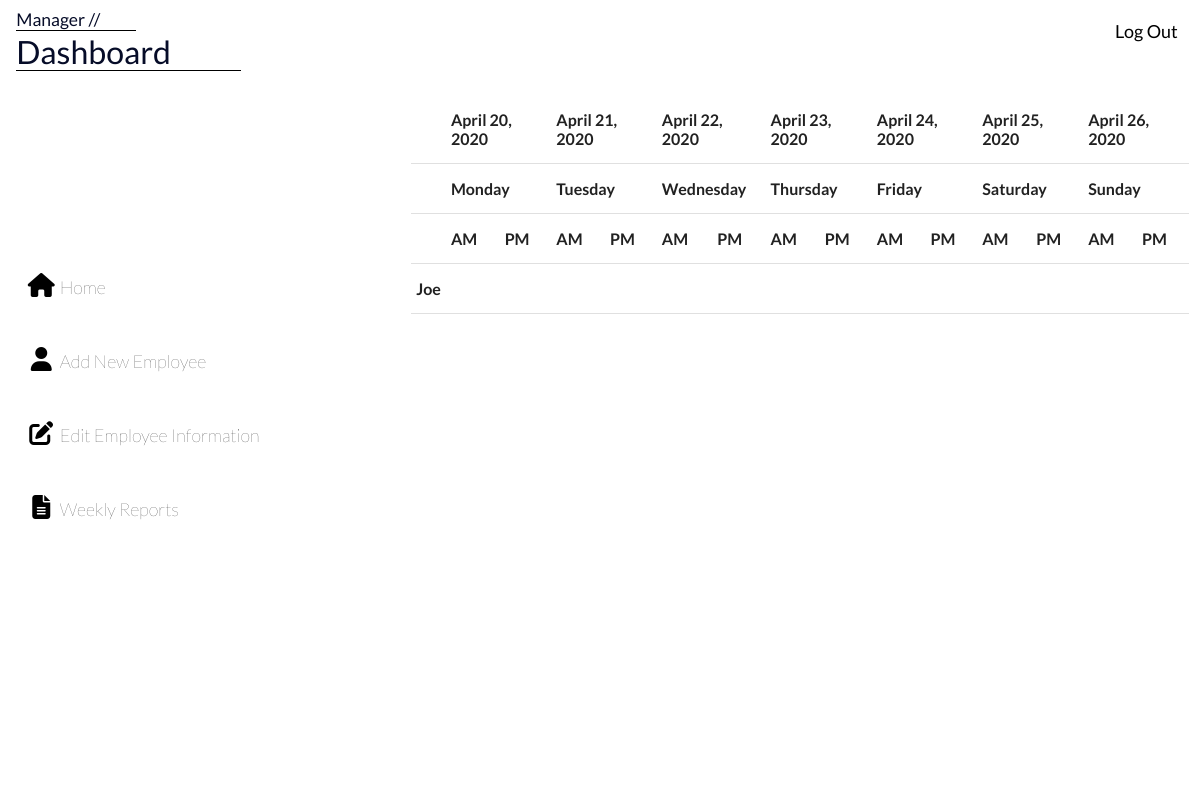
Page /manager/weeklyreports on the earlier database version.
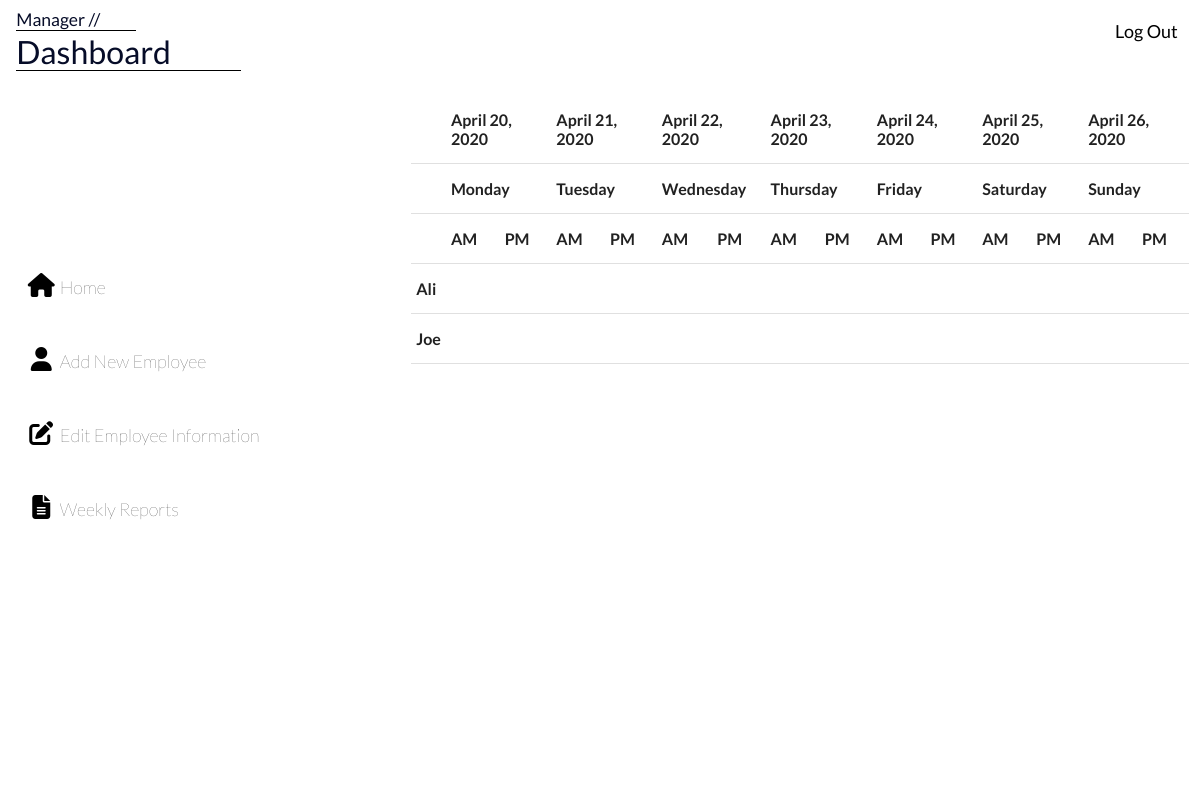
Same page on the later database version.
### Manager/models.py (models this page shows, shortened)
class Employee (models.Model):
    name = models.CharField (max_length = 100)
    point = models.FloatField()
    phone = models.CharField(max_length = 10)
    def __str__(self):
        return self.name

### Manager/views.py (the view)
# urls.py: path('weeklyreports', weekly_report_view, name = "weekly_reports")
def weekly_report_view(request):
    title = "Weekly Reports"
    today_day = datetime.today().weekday()
    today_date = datetime.today().date()
    first_date_of_week = today_date - timedelta(today_day)
    last_date_of_week = first_date_of_week + timedelta(7)
    days_dates=[]
    for i in range(0,7):
        days_dates.append(first_date_of_week+timedelta(i))
    tips = Tip.objects.filter(date__lte = last_date_of_week).filter(date__gte=first_date_of_week).order_by('date')
    employees = Employee.objects.all().order_by('name')
    all_info = {}
    for employee in employees:
        all_info[employee.name] = {}
        for day in days_dates:
            all_info[employee.name][day]=['','']
    for tip in tips:
        if tip.time_frame == 'AM':
            all_info[tip.employee.name][tip.date][0] = tip.paid_later
        else:
            all_info[tip.employee.name][tip.date][1] = tip.paid_later
    print(all_info)
    """all_info = {}
    for employee in employees:
        all_info[employee.name] = []
        for tip in tips:
            if tip.employee == employee:
                all_info[employee.name].append({tip.date:[{tip.time_frame:tip.paid_later}]})
    for key in all_info:
        for i in range(0, 7):"""
    context = {
        'title':title,
        'tips':tips,
        'employees':employees,
        'days_dates':days_dates,
        'all_info':all_info
    }
    for tip in tips:
        print(tip.employee)
    return render(request, 'weekly_reports.html', context)

### Manager/templates/weekly_reports.html (shortened to what this page needs)
{% extends 'base.html' %}
{% block content %}
<table >
    <tr>
        <th colspan = "2"></th>
{% for date in days_dates %}
        <th colspan = "2">{{date}}</th>
{% endfor %}
    </tr>
    <tr>
        <th colspan = "2"></th>
    <th colspan = "2">Monday</th>
    <th colspan = "2">Tuesday</th>
    <th colspan = "2">Wednesday</th>
    <th colspan = "2">Thursday</th>
    <th colspan = "2">Friday</th>
    <th colspan = "2">Saturday</th>
    <th colspan = "2">Sunday</th>
</tr>
<tr>
    <th colspan = "2"></th>
    <th >AM</th>
    <th >PM</th>
    <th >AM</th>
    <th >PM</th>
    <th >AM</th>
    <th >PM</th>
    <th >AM</th>
    <th >PM</th>
    <th >AM</th>
    <th >PM</th>
    <th >AM</th>
    <th >PM</th>
    <th >AM</th>
    <th >PM</th>
</tr>
{% for employee in employees %}
<tr>
    <th>{{employee.name}}</th>
</tr>
{% endfor %}
</table>
{% endblock %}

Differences in the rows shown:
added Employee: name "Ali"
